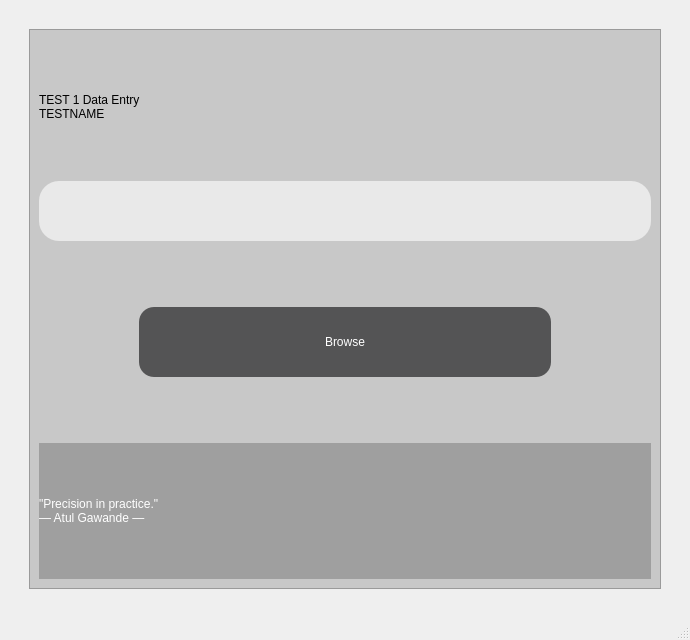
<?xml version="1.0" encoding="UTF-8"?>
<ui version="4.0">
 <class>MainWindow</class>
 <widget class="QMainWindow" name="MainWindow">
  <property name="geometry">
   <rect>
    <x>0</x>
    <y>0</y>
    <width>690</width>
    <height>640</height>
   </rect>
  </property>
  <property name="windowTitle">
   <string>MainWindow</string>
  </property>
  <property name="styleSheet">
   <string notr="true"/>
  </property>
  <widget class="QWidget" name="centralwidget">
   <layout class="QVBoxLayout" name="verticalLayout_2">
    <item>
     <widget class="QFrame" name="frame">
      <property name="styleSheet">
       <string notr="true">#frame {
	background-color: rgb(200, 200, 200);
	margin: 20%;
	padding: 0%;
}
QLabel {
text-align: center;
qproperty-alignment: 'AlignCenter';
font: 20pt &quot;Book Antiqua&quot;;
}</string>
      </property>
      <property name="frameShape">
       <enum>QFrame::StyledPanel</enum>
      </property>
      <property name="frameShadow">
       <enum>QFrame::Raised</enum>
      </property>
      <layout class="QVBoxLayout" name="verticalLayout_3">
       <item>
        <widget class="QLabel" name="label_2">
         <property name="styleSheet">
          <string notr="true">QLabel {
text-align: center;
qproperty-alignment: 'AlignCenter';
}</string>
         </property>
         <property name="text">
          <string>TEST 1 Data Entry
TESTNAME</string>
         </property>
        </widget>
       </item>
       <item>
        <widget class="QLineEdit" name="lineEdit">
         <property name="styleSheet">
          <string notr="true">background-color: rgb(233,233,233);
min-height: 60%;
border-radius: 20%;
font: 20pt &quot;Book Antiqua&quot;;</string>
         </property>
        </widget>
       </item>
       <item>
        <widget class="QPushButton" name="pushButton">
         <property name="styleSheet">
          <string notr="true">QPushButton {
background-color: rgb(84, 84, 85);
height: 70%;
border-radius: 15%;
font: 20pt &quot;Book Antiqua&quot;;
color: rgb(255, 255, 255);
margin-top: 60%;
margin-left: 100%;
margin-right: 100%;
margin-bottom: 60%;
}
QPushButton:hover {
background-color: rgb(0, 70, 71);
height: 70%;
border-radius: 15%;
font: 20pt &quot;Book Antiqua&quot;;
color: rgb(255, 255, 255);
margin-top: 60%;
margin-left: 100%;
margin-right: 100%;
margin-bottom: 60%;
}</string>
         </property>
         <property name="text">
          <string>Browse</string>
         </property>
        </widget>
       </item>
       <item>
        <widget class="QLabel" name="label_3">
         <property name="styleSheet">
          <string notr="true">#label_3 {
	font: 30pt &quot;Kunstler Script&quot;;
   color: rgb(255, 255, 255);
	background-color: rgb(84, 84, 85, 90);
	margin: 0% !important;

}
</string>
         </property>
         <property name="text">
          <string>&quot;Precision in practice.&quot;
— Atul Gawande —</string>
         </property>
        </widget>
       </item>
      </layout>
     </widget>
    </item>
   </layout>
  </widget>
  <widget class="QStatusBar" name="statusbar"/>
 </widget>
 <resources/>
 <connections/>
</ui>
